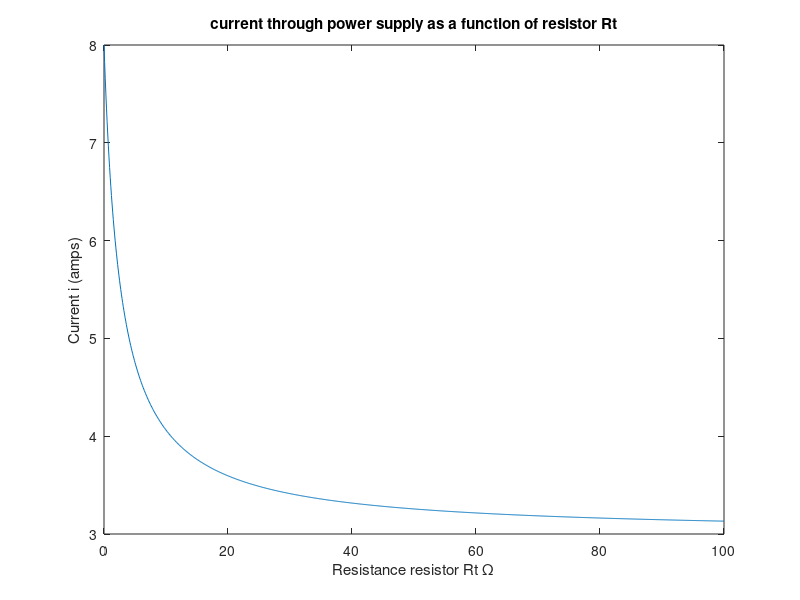

The MATLAB script that drew this image:
%% kirchoff's rules

clear all;
% as Rt -> inf current ig -> 3 amps
% when Rt = 0; current ig = 8 amps

r1 = 2/3;
r2 = 10;
r3 = 2;
r4 = 9;
vg = 24;
rt = linspace(0,100,1000);
istep = length(rt);


for i=1:istep
	%% solved with equivelant resistance %%
	req1 = ((2*r4*rt(i))/((2*r4)+rt(i)));
	req2 = req1 + r3;
	req3 = req2*r2/(req2 + r2);
	rtot = req3 + 2*r1;

	%% Matrix equations %%
	%A = [(1/r1+1/r2+1/r3) -1/r3 -1/r2; 1/r3 (1/r3+1/rt(i)+1/(2*r4)) (-1/rt(i)-1/(2*r4)); 1/r1 0 1/r1];
	%b = [-vg*1/r1; 0; -vg*1/r1];
	%x = A\b;
	ig(i) = vg/rtot;
	
end 

plot(rt,ig);
ylabel('Current i (amps)');
xlabel('Resistance resistor Rt \Omega');
title('current through power supply as a function of resistor Rt');

